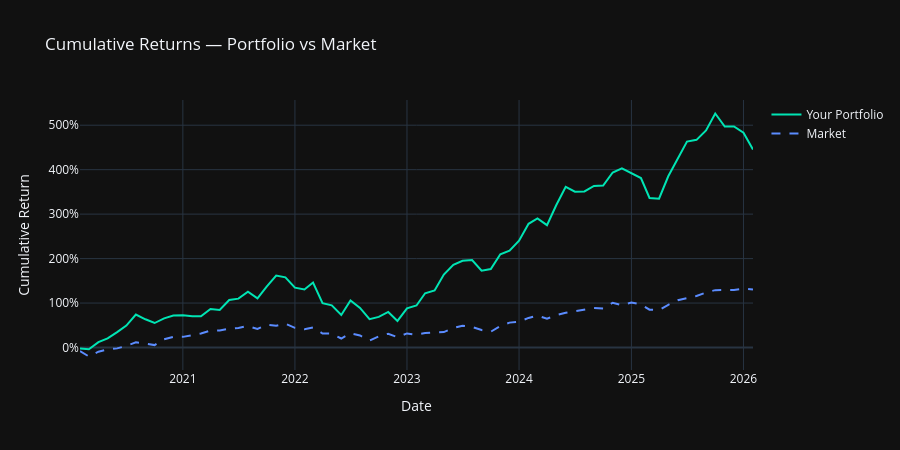

The notebook cell this image was saved under:
### Markdown cell above
1. **Data Preparation**:
   - `fitted = model.fittedvalues` - Extracts the fitted/predicted values from a previously defined model
   - `actual = Y` - References the actual return values (likely defined earlier)

2. **Creating the Figure**:
   - `fig2 = go.Figure()` - Initializes a new Plotly graph object

3. **Adding the First Trace (Actual Returns)**:
   - Creates a line plot for actual returns
   - Uses `x=actual.index.astype(str)` for dates on x-axis
   - Uses `y=actual.values` for return values on y-axis
   - Sets line color to teal (`#00e5b4`) with width of 2 pixels
   - Labels this series as "Actual Returns" in the legend

4. **Adding the Second Trace (Fitted Returns)**:
   - Creates a line plot for model-fitted returns
   - Uses the same x-axis dates but with fitted values
   - Sets line color to red (`#ff6b6b`) with width of 2 pixels
   - Makes this line dashed (`dash='dash'`)
   - Labels this series as "Fitted Returns" in the legend

5. **Configuring the Layout**:
   - Sets title: "Actual vs Fitted Portfolio Returns"
   - Labels axes appropriately
   - Uses dark theme (`template='plotly_dark'`)
   - Sets height to 450 pixels
   - Enables unified hover mode to show both values when hovering over a date

6. **Displaying the Figure**:
   - `fig2.show()` renders the interactive visualization

This visualization allows for easy comparison between the model's predictions and actual portfolio performance.

### Code cell
cumulative_portfolio = (1 + merged['Portfolio']).cumprod() - 1
cumulative_market = (1 + merged['Mkt-RF'] + merged['RF']).cumprod() - 1

fig3 = go.Figure()

fig3.add_trace(go.Scatter(
    x=merged.index.astype(str),
    y=cumulative_portfolio.values,
    mode='lines',
    name='Your Portfolio',
    line=dict(color='#00e5b4', width=2)
))

fig3.add_trace(go.Scatter(
    x=merged.index.astype(str),
    y=cumulative_market.values,
    mode='lines',
    name='Market',
    line=dict(color='#5b8cff', width=2, dash='dash')
))

fig3.update_layout(
    title='Cumulative Returns — Portfolio vs Market',
    xaxis_title='Date',
    yaxis_title='Cumulative Return',
    yaxis_tickformat='.0%',
    template='plotly_dark',
    height=450,
    hovermode='x unified'
)

fig3.show()

### Figure 1 — Plotly figure (JSON) as saved in the notebook; plotly's stock layout.template omitted (floating-point values rounded to 4 significant figures)
{"data": [{"line": {"color": "#00e5b4", "width": 2}, "mode": "lines", "name": "Your Portfolio", "type": "scatter", "x": ["2020-02", "2020-03", "2020-04", "2020-05", "2020-06", "2020-07", "2020-08", "2020-09", "2020-10", "2020-11", "2020-12", "2021-01", "2021-02", "2021-03", "2021-04", "2021-05", "2021-06", "2021-07", "2021-08", "2021-09", "2021-10", "2021-11", "2021-12", "2022-01", "2022-02", "2022-03", "2022-04", "2022-05", "2022-06", "2022-07", "2022-08", "2022-09", "2022-10", "2022-11", "2022-12", "2023-01", "2023-02", "2023-03", "2023-04", "2023-05", "2023-06", "2023-07", "2023-08", "2023-09", "2023-10", "2023-11", "2023-12", "2024-01", "2024-02", "2024-03", "2024-04", "2024-05", "2024-06", "2024-07", "2024-08", "2024-09", "2024-10", "2024-11", "2024-12", "2025-01", "2025-02", "2025-03", "2025-04", "2025-05", "2025-06", "2025-07", "2025-08", "2025-09", "2025-10", "2025-11", "2025-12", "2026-01", "2026-02"], "y": [-0.01991, -0.04079, 0.1197, 0.2072, 0.3454, 0.4925, 0.7424, 0.6354, 0.5509, 0.6549, 0.7194, 0.7267, 0.7029, 0.7011, 0.8674, 0.8458, 1.069, 1.099, 1.254, 1.106, 1.367, 1.617, 1.579, 1.346, 1.306, 1.462, 0.9971, 0.9479, 0.7331, 1.058, 0.8897, 0.6373, 0.6883, 0.8005, 0.5985, 0.8816, 0.9448, 1.221, 1.284, 1.641, 1.859, 1.951, 1.969, 1.729, 1.765, 2.098, 2.179, 2.401, 2.783, 2.904, 2.753, 3.199, 3.613, 3.504, 3.51, 3.635, 3.644, 3.937, 4.032, 3.912, 3.811, 3.364, 3.346, 3.852, 4.266, 4.631, 4.671, 4.882, 5.263, 4.971, 4.973, 4.832, 4.451]}, {"line": {"color": "#5b8cff", "dash": "dash", "width": 2}, "mode": "lines", "name": "Market", "type": "scatter", "x": ["2020-02", "2020-03", "2020-04", "2020-05", "2020-06", "2020-07", "2020-08", "2020-09", "2020-10", "2020-11", "2020-12", "2021-01", "2021-02", "2021-03", "2021-04", "2021-05", "2021-06", "2021-07", "2021-08", "2021-09", "2021-10", "2021-11", "2021-12", "2022-01", "2022-02", "2022-03", "2022-04", "2022-05", "2022-06", "2022-07", "2022-08", "2022-09", "2022-10", "2022-11", "2022-12", "2023-01", "2023-02", "2023-03", "2023-04", "2023-05", "2023-06", "2023-07", "2023-08", "2023-09", "2023-10", "2023-11", "2023-12", "2024-01", "2024-02", "2024-03", "2024-04", "2024-05", "2024-06", "2024-07", "2024-08", "2024-09", "2024-10", "2024-11", "2024-12", "2025-01", "2025-02", "2025-03", "2025-04", "2025-05", "2025-06", "2025-07", "2025-08", "2025-09", "2025-10", "2025-11", "2025-12", "2026-01", "2026-02"], "y": [-0.0803, -0.202, -0.0936, -0.04285, -0.0194, 0.03787, 0.1171, 0.07651, 0.05423, 0.1855, 0.2405, 0.2396, 0.2744, 0.3147, 0.3801, 0.3841, 0.4219, 0.4409, 0.4834, 0.4181, 0.5122, 0.4883, 0.5366, 0.4421, 0.4093, 0.4527, 0.316, 0.312, 0.2026, 0.3186, 0.2714, 0.1551, 0.2485, 0.3107, 0.2314, 0.3169, 0.2875, 0.3242, 0.3372, 0.3464, 0.4388, 0.4914, 0.463, 0.3927, 0.3554, 0.4817, 0.5601, 0.5788, 0.6655, 0.72, 0.6481, 0.7265, 0.782, 0.8117, 0.8496, 0.889, 0.8775, 1.007, 0.951, 1.013, 0.9706, 0.8514, 0.8423, 0.9609, 1.063, 1.111, 1.158, 1.238, 1.29, 1.294, 1.294, 1.324, 1.304]}], "layout": {"height": 450, "hovermode": "x unified", "title": {"text": "Cumulative Returns — Portfolio vs Market"}, "xaxis": {"title": {"text": "Date"}}, "yaxis": {"tickformat": ".0%", "title": {"text": "Cumulative Return"}}}}
